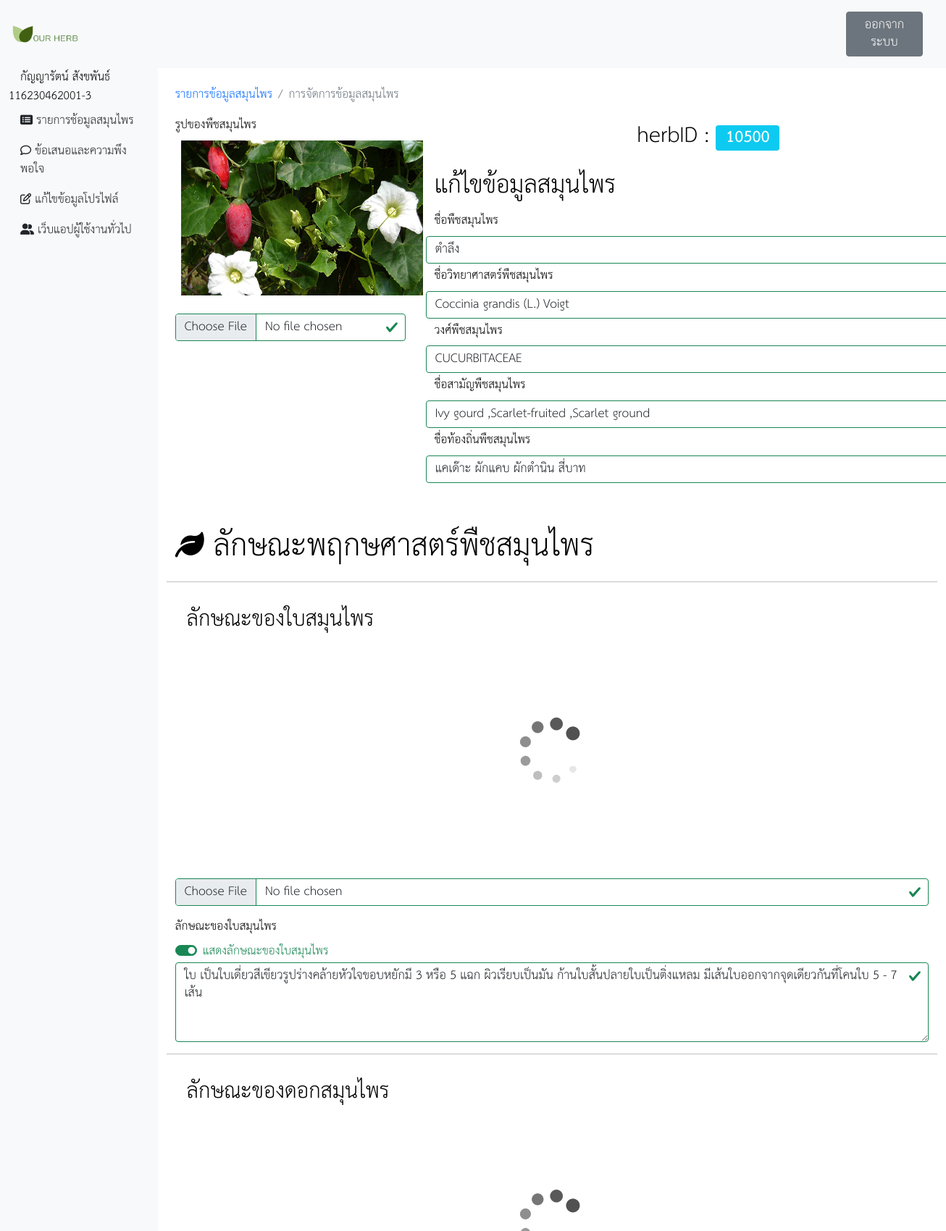
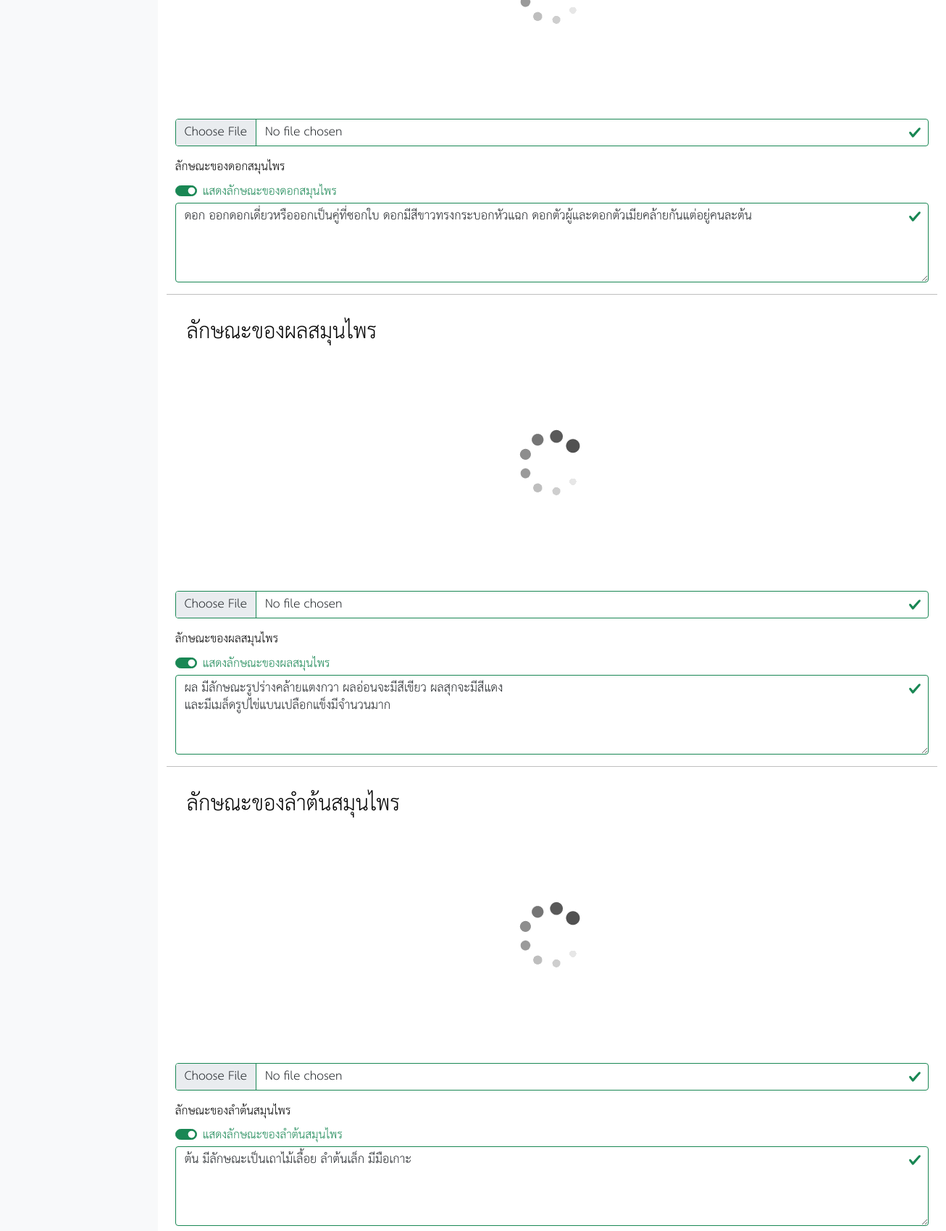
Screenshot of /dev/index.php?herbID=10500 (signed in, upper part) with the database file from the repository (2 pictures, top to bottom).
### tables this page shows
CREATE TABLE `herbname` (
  `herbID` int(11) NOT NULL,
  `nameShow` varchar(100) DEFAULT '',
  `herbImg` varchar(255) DEFAULT '',
  `scienceName` varchar(255) DEFAULT '',
  `familyHerb` varchar(255) DEFAULT '',
  `commonName` varchar(255) DEFAULT '',
  `localName` varchar(255) DEFAULT '',
  `created_at` timestamp NOT NULL DEFAULT current_timestamp()
);

CREATE TABLE `imgfeature` (
  `herbID` int(11) NOT NULL,
  `leavesx` varchar(255) DEFAULT '',
  `flowerx` varchar(255) DEFAULT '',
  `fruitx` varchar(255) DEFAULT '',
  `haulmx` varchar(255) DEFAULT '',
  `rootHerbx` varchar(255) DEFAULT ''
);

CREATE TABLE `detail` (
  `herbID` int(11) NOT NULL,
  `leaves` text DEFAULT '',
  `flower` text DEFAULT '',
  `fruit` text DEFAULT '',
  `haulm` text DEFAULT '',
  `rootHerb` text DEFAULT '',
  `propagating` text DEFAULT '',
  `feature` text DEFAULT ''
);

### dev/page/formEdit.php (the view, shortened to what this page needs)
<div class="row">
    <nav id="sidebar" class="col-md-12 col-lg-2 d-lg-block bg-light sidebar collapse">
        <div class="position-sticky">
            <ul class="nav flex-column">
                <?php
                if (isset($_SESSION['admin_login'])) { ?>
                    <li class="nav-item">
                        <span class="ms-3"> <?php echo $_SESSION['admin_login']; ?></span>
                    </li>
                <?php }  ?>
                <li class="nav-item">
                    <a class="nav-link text-dark" aria-current="page" href="index.php"><i class="fa fa-list-alt" aria-hidden="true"></i><span class="ml-2"> รายการช้อมูลสมุนไพร</span></a>
                </li>
                <li class="nav-item">
                    <a class="nav-link text-dark" href="index.php?page=feedback"><i class="fa-regular fa-comment"></i><span class="ml-2"> ข้อเสนอและความพึงพอใจ</span></a>
                </li>
                <li class="nav-item">
                    <a class="nav-link text-dark" href="index.php?page=edit_regis"><i class="fa-regular fa-edit"></i><span class="ml-2"> แก้ไขข้อมูลโปรไฟล์</span></a>
                </li>
                <li class="nav-item">
                    <a class="nav-link text-dark" href="../index.php"><i class="fa-solid fa-user-group"></i><span class="ml-2"> เว็บแอปผู้ใช้งานทั่วไป</span></a>
                </li>
            </ul>
        </div>
    </nav>
    <main class="col-12 col-md-12 ml-sm-auto col-lg-10 px-md-4 py-4">
        <nav aria-label="breadcrumb">
            <ol class="breadcrumb">
                <li class="breadcrumb-item"><a href="./index.php">รายการข้อมูลสมุนไพร</a></li>
                <li class="breadcrumb-item active" aria-current="page">การจัดการข้อมูลสมุนไพร</li>
            </ol>
        </nav>
        <?php if (isset($_GET['herbID']) && $_GET['herbID'] > '0') : ?>
            <form action="./action.php?herbID=<?php echo $_GET['herbID']; ?>" method="post" enctype="multipart/form-data" class="was-validated">
                <div class="d-flex  flex-wrap flex-lg-nowrap">
                    <div class="row">
                        <div class="col-12 col-md-12 col-lg-11">
                            <label for="imgShow" class="form-label ">รูปของพืชสมุนไพร</label>
                            <img id="previewImg" src="../img/imgHerb/<?= $name['herbImg']; ?>" alt="<?= $name['herbImg']; ?>" class="rounded mx-auto d-block size-imgShow px-2"> <br>
                            <input type="file" name="img1" id="imgInput" class="form-control ">
                        </div>
                    </div>
                    <div class="col-12 col-md-12 col-lg-9 mx-2">
                        <div class="row col-12 col-md-12 col-lg-12">
                            <h3 class="text-center ">herbID : <span class="badge bg-info"><?php echo $_GET['herbID']; ?></span></h3>
                            <h2>แก้ไขข้อมูลสมุนไพร</h2>
                            <label for="herb_name" class="form-label mt-1">ชื่อพืชสมุนไพร</label>
                            <textarea class="form-control is-valid n-herb" name="herb_name" rows="1" placeholder="ชื่อพืชสมุนไพร" required><?= $name['nameShow']; ?></textarea>
                            <label for="science_name" class="form-label mt-1">ชื่อวิทยาศาสตร์พืชสมุนไพร</label>
                            <textarea class="form-control" name="science_name" rows="1" placeholder="ชื่อวิทยาศาสตร์พืชสมุนไพร"><?= $name['scienceName']; ?></textarea>
                            <label for="family_herb" class="form-label mt-1">วงศ์พืชสมุนไพร</label>
                            <textarea class="form-control" name="family_herb" rows="1" placeholder="วงศ์พืชสมุนไพร"><?= $name['familyHerb']; ?></textarea>
                            <label for="common_name" class="form-label mt-1">ชื่อสามัญพืชสมุนไพร</label>
                            <textarea class="form-control input-sm " name="common_name" rows="1" placeholder="ชื่อสามัญพืชสมุนไพร"><?= $name['commonName']; ?></textarea>
                            <label for="local_name" class="form-label mt-1">ชื่อท้องถิ่นพืชสมุนไพร</label>
                            <textarea class="form-control input-sm " name="local_name" rows="1" placeholder="ชื่อท้องถิ่นพืชสมุนไพร"><?= $name['localName']; ?></textarea>
                        </div>
                    </div>
                </div>
                <div class="row mt-5 ">
                    <h1><i class="fa-solid fa-leaf"></i> ลักษณะพฤกษศาสตร์พืชสมุนไพร</h1>
                    <hr>
                    <div class="col-12 my-2">
                        <div id="leaves" class="free">
                            <h3 class="mx-3 ">ลักษณะของใบสมุนไพร</h3>
                            <img id="pre_leaves" src="../img/imgHerb/<?= $fe['leavesx']; ?>" class="rounded mx-auto d-block"  alt="ลักษณะของใบสมุนไพร"> <br>
                            <input type="file" name="img2" id="img2" class="form-control mt-1">
                            <label for="feature_leaves" class="form-label mt-3">ลักษณะของใบสมุนไพร</label>
                            <div class="form-check form-switch">
                                <input class="form-check-input" type="checkbox" role="switch" name="sw1" <?= $chk1 ?>>
                                <label class="form-check-label" for="feature_leaves">แสดงลักษณะของใบสมุนไพร</label>
                            </div>
                            <textarea name="feature_leaves" class="form-control mb-2" rows="4" placeholder="ลักษณะของใบสมุนไพร"><?= $de['leaves']; ?></textarea>
                        </div>
                    </div>
                    <hr>
                    <div class="col-12 my-2">
                        <div id="flower" class="free">
                            <h3 class="mx-3 ">ลักษณะของดอกสมุนไพร</h3>
                            <img id="pre_flowerx" src="../img/imgHerb/<?= $fe['flowerx']; ?>" class="rounded mx-auto d-block"  alt="ลักษณะของรากสมุนไพร"> <br>
                            <input type="file" name="img3" id="img3" class="form-control mt-1">
                            <label for="feature_flower" class="form-label mt-3">ลักษณะของดอกสมุนไพร</label>
                            <div class="form-check form-switch">
                                <input class="form-check-input" type="checkbox" role="switch" name="sw2" <?= $chk2 ?>>
                                <label class="form-check-label" for="feature_flower">แสดงลักษณะของดอกสมุนไพร</label>
                            </div>
                            <textarea name="feature_flower" class="form-control mb-2" rows="4" placeholder="ลักษณะของดอกสมุนไพร"><?= $de['flower']; ?></textarea>
                        </div>
                    </div>
                    <hr>
                    <div class="col-12 my-2">
                        <div id="fruit" class="free">
                            <h3 class="mx-3 ">ลักษณะของผลสมุนไพร</h3>
                            <img id="pre_fruitx" src="../img/imgHerb/<?= $fe['fruitx']; ?>" class="rounded mx-auto d-block"  alt="ลักษณะของผลสมุนไพร"> <br>
                            <input type="file" name="img4" id="img4" class="form-control mt-1">
                            <label for="feature_fruit" class="form-label mt-3">ลักษณะของผลสมุนไพร</label>
                            <div class="form-check form-switch">
                                <input class="form-check-input" type="checkbox" role="switch" name="sw3" <?= $chk3 ?>>
                                <label class="form-check-label" for="feature_fruit">แสดงลักษณะของผลสมุนไพร</label>
                            </div>
                            <textarea name="feature_fruit" class="form-control mb-2" rows="4" placeholder="ลักษณะของผลสมุนไพร"><?= $de['fruit']; ?></textarea>
                        </div>
                    </div>
                    <hr>
                    <div class="col-12 my-2">
                        <div id="haulm" class="free">
                            <h3 class="mx-3 ">ลักษณะของลำต้นสมุนไพร</h3>
                            <img id="pre_haulmx" src="../img/imgHerb/<?= $fe['haulmx']; ?>" class="rounded mx-auto d-block"  alt="ลักษณะของลำต้นสมุนไพร"> <br>
                            <input type="file" name="img5" id="img5" class="form-control mt-1">
                            <label for="feature_haulm" class="form-label mt-3">ลักษณะของลำต้นสมุนไพร</label>
                            <div class="form-check form-switch">
                                <input class="form-check-input" type="checkbox" role="switch" name="sw4" <?= $chk4 ?>>
                                <label class="form-check-label" for="feature_haulm">แสดงลักษณะของลำต้นสมุนไพร</label>
                            </div>
                            <textarea name="feature_haulm" class="form-control mb-2" rows="4" placeholder="ลักษณะของลำต้นสมุนไพร"><?= $de['haulm']; ?></textarea>
                        </div>
                    </div>
                </div>
            </form> <?php endif; ?>
    </main>
</div>

### rows the page displays
herbname: herbImg (picture), herb_name "ตำลึง", science_name "Coccinia grandis (L.) Voigt", family_herb "CUCURBITACEAE", common_name "Ivy gourd ,Scarlet-fruited ,Scarlet ground", local_name "แคเด๊าะ ผักแคบ ผักตำนิน สี่บาท"
imgfeature: leavesx (picture), flowerx (picture), fruitx (picture), haulmx (picture)
detail: feature_leaves "ใบ เป็นใบเดี่ยวสีเขียวรูปร่างคล้ายหัวใจขอบหยักมี 3 หรือ 5 แฉก ผิวเรียบเป็นมัน ก้านใบสั้นปลายใบเป็นติ่งแหลม มีเส้นใบออกจากจุดเดียวกันที่โคนใบ 5 - 7 เส้น", feature_flower "ดอก ออกดอกเดี่ยวหรือออกเป็นคู่ที่ซอกใบ ดอกมีสีขาวทรงกระบอกหัวแฉก ดอกตัวผู้และดอกตัวเมียคล้ายกันแต่อยู่คนละต้น", feature_fruit "ผล มีลักษณะรูปร่างคล้ายแตงกวา ผลอ่อนจะมีสีเขียว ผลสุกจะมีสีแดง และมีเมล็ดรูปไข่แบนเปลือกแข็งมีจำนวนมาก", feature_haulm "ต้น มีลักษณะเป็นเถาไม้เลื้อย ลำต้นเล็ก มีมือเกาะ"

### other values shown
$_SESSION['admin_login'] "กัญญารัตน์ สังขพันธ์ 116230462001-3"
$_GET['herbID'] "10500"
